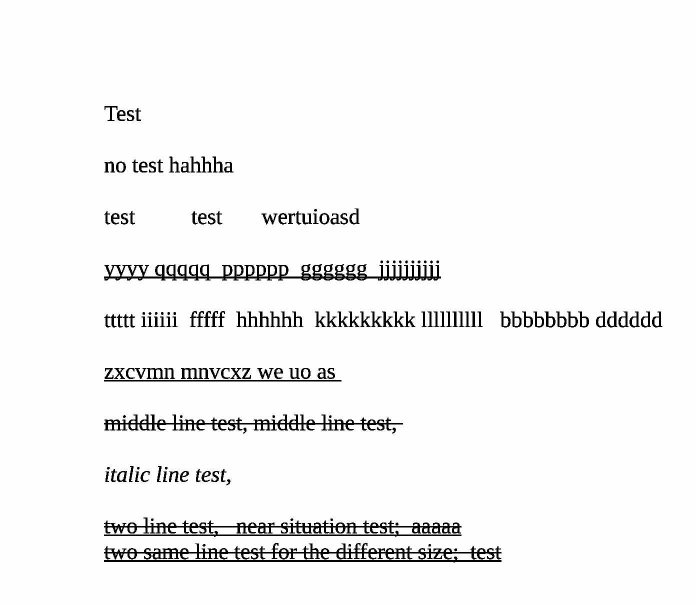
#> input picture ocr/pre-prcoess/line-test.jpg, 1392 x 1208 px (shown at 1/2 size)
$ python -i tools.py   (imports and definitions only)
#> lines starting #> are read from the running program, lines starting #| are printed output that depends on the picture; after the words box and inside, x2 and y2 are one past the last pixel; in counts of white or black regions, pixels touching at a corner belong together
#> further down, picture is the input picture: shape (1208, 1392); min 0, max 255, mean 244.4
'''
Created on Mar 3, 2018

@author: chen_pan
'''
import cv2


def set_img_roi(img, rect, img_small):
    """Set image roi

    @param img: Image to set ROI into
    @param rect: Region of the image to set
    @param img_small: The small image to set
    """
    img_resized = cv2.resize(img_small, (rect[2], rect[3]))
    img[rect[1]: rect[1] + rect[3], rect[0]: rect[0] + rect[2]] = img_resized
    return img


def get_img_roi(img, rect):
    """Return image ROI by the rect

    @param img: A image to take ROI
    @param rect: A rect of (x, y, w, h)
    @return: Image ROI
    """
    assert len(img.shape) in [2, 3]

    if len(img.shape) == 2:
        return img[rect[1]: rect[1] + rect[3], rect[0]: rect[0] + rect[2]]
    elif len(img.shape) == 3:
        return img[rect[1]: rect[1] + rect[3], rect[0]: rect[0] + rect[2], :]


def init_bboxes_v2(img_gray, thresh_lower=128, save_contours=False):
    """Initialize bboxes from all of the connected components in img_gray
    the difference compared with upper method:  it didn't filter the bboxes
    by the width and height

    @param img_gray: The gray image to initialize bboxes from
    @param thresh_lower: The lower threshold in opencv threshold function
    @return: bboxes, contours
    """
#> called with thresh_lower = 128, save_contours = False
    __, img_inv = cv2.threshold(
        img_gray, thresh_lower, 255, cv2.THRESH_BINARY_INV)
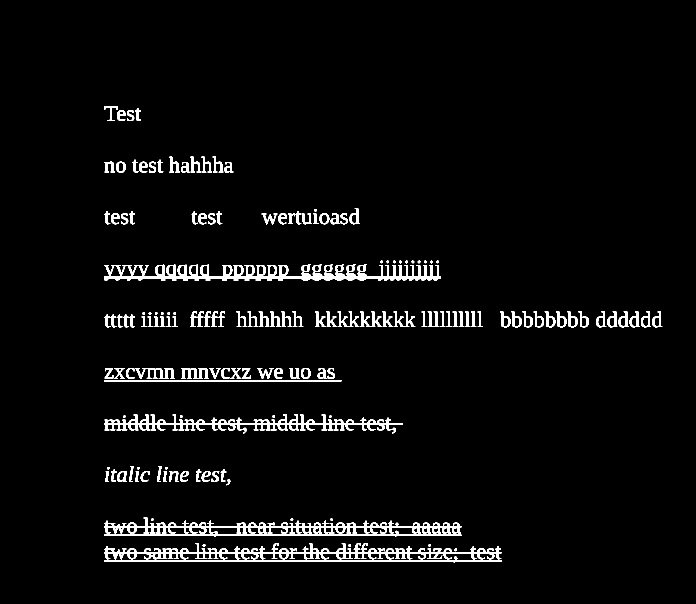
#> img_inv: shape (1208, 1392) (shown at 1/2 size); 3.7% white; 157 white regions
    contours, hierachy = cv2.findContours(
        img_inv, cv2.RETR_CCOMP, cv2.CHAIN_APPROX_SIMPLE)
#> contours = 304 contours, 51 with area under 20; largest, box (x1, y1, x2, y2) and area: (208, 528, 882, 561) 10724, (208, 1086, 1003, 1119) 7482, (208, 1035, 923, 1067) 6638, (208, 829, 806, 861) 5986, (208, 1113, 1003, 1125) 2414

    if contours is None or hierachy is None:
        return [], []

    hierachy = hierachy.reshape(-1, 4)
    bboxes = []
    for i, contour in enumerate(contours):
        __, __, child, parent = hierachy[i]
        if parent == -1:
            bbox = {'rect': cv2.boundingRect(contour)}

            if save_contours:
                bbox['contours'] = [contour]
                while child != -1:
                    contour_child = contours[child]
                    bbox['contours'].append(contour_child)
                    child = hierachy[child][0]

            bboxes.append(bbox)
#> this loop made 304 passes
#> parent on passes 1, 2, 3, 4, 5, 6, 32, 33, 34, 35, 36, 37: -1, -1, -1, -1, -1, -1, -1, -1, -1, -1, -1, -1
#> parent on passes 7 to 12: 5, 5, 5, 5, 5, 5
#> after the loop, bboxes = 157 items

    return bboxes, contours


def calc_extra_info_bboxes(bboxes):
    """Calcuate extra information for bboxes
    left, right, top, bot, w, h, x_center, y_center of bbox are set
    Note the bboxes are changed

    @param bboxes: The bboxes
    """
    for bbox in bboxes:
        bbox['left'] = bbox['rect'][0]
        bbox['right'] = bbox['rect'][0] + bbox['rect'][2]
        bbox['top'] = bbox['rect'][1]
        bbox['bot'] = bbox['rect'][1] + bbox['rect'][3]
        bbox['w'] = bbox['rect'][2]
        bbox['h'] = bbox['rect'][3]
        bbox['x_center'] = (bbox['left'] + bbox['right']) / 2
        bbox['y_center'] = (bbox['top'] + bbox['bot']) / 2

>>> import cv2
>>> picture = cv2.imread('../pre-prcoess/line-test.jpg', cv2.IMREAD_GRAYSCALE)
>>> result = init_bboxes_v2(picture)
